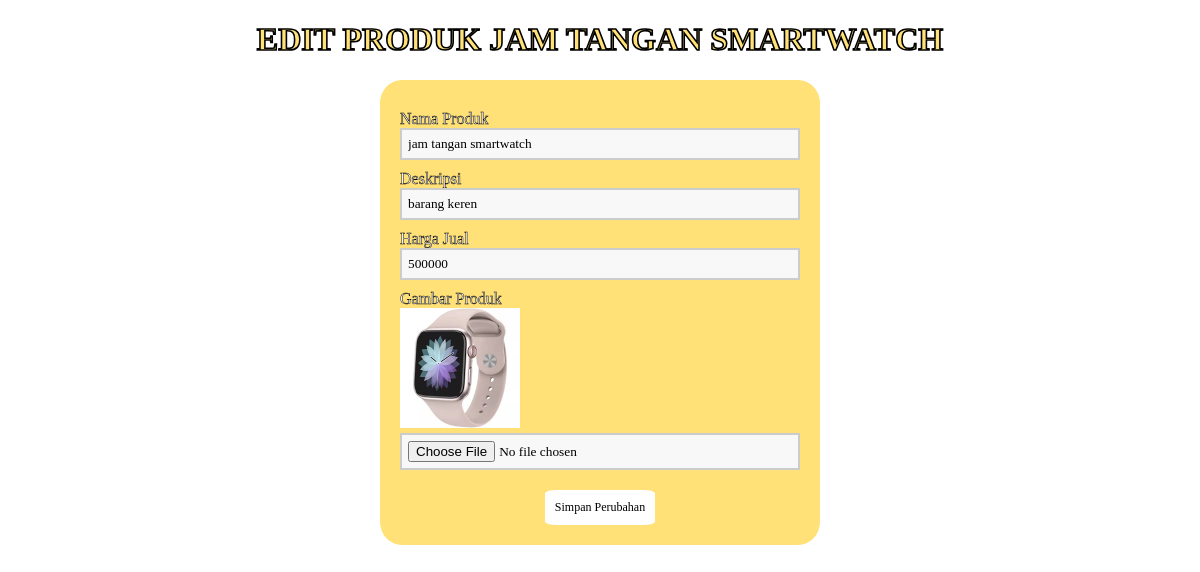
Screenshot of /edit_produk.php?id_produk=9 with the database file from the repository.
### tables this page shows
CREATE TABLE `tabel_produk` (
  `id_produk` int(11) NOT NULL,
  `nama_produk` varchar(255) NOT NULL,
  `deskripsi` text NOT NULL,
  `harga_jual` int(11) NOT NULL,
  `gambar_produk` varchar(255) NOT NULL
);

### edit_produk.php (the view, shortened to what this page needs)
<?php
include 'koneksi.php';
  if (isset($_GET['id_produk'])) {
    $id_produk = ($_GET["id_produk"]);
    $query = "SELECT * FROM tabel_produk WHERE id_produk='$id_produk'";
    $result = mysqli_query($koneksi, $query);
    $data = mysqli_fetch_assoc($result);
  } else {
    echo "<script>alert('Masukkan data id_produk.');window.location='index.php';</script>";
  }
  ?>
<!DOCTYPE html>
<html>
  <head>
  </head>
  <body>
      <center>
        <h1>EDIT PRODUK <?php echo $data['nama_produk']; ?></h1>
      <center>
      <form method="POST" action="proses_edit.php" enctype="multipart/form-data" >
      <section class="base">
        <div>
          <label>Nama Produk</label>
          <input type="text" name="nama_produk" value="<?php echo $data['nama_produk']; ?>" autofocus="" required="" />
        </div>
        <div>
          <label>Deskripsi</label>
         <input type="text" name="deskripsi" value="<?php echo $data['deskripsi']; ?>" />
        </div>
        <div>
          <label>Harga Jual</label>
         <input type="text" name="harga_jual" required="" value="<?php echo $data['harga_jual']; ?>"/>
        </div>
        <div>
          <label>Gambar Produk</label>
          <img src="image/<?php echo $data['gambar_produk']; ?>" style="width: 120px;float: left;margin-bottom: 5px;">
          <input type="file" name="gambar_produk" />
        </div>
        <div>
         <button type="submit">Simpan Perubahan</button>
        </div>
        </section>
      </form>
  </body>
</html>

### edit_produk.php (style rules this page uses)
* { font-family: "Trebuchet MS"; }
h1 { text-transform: uppercase; color: #ffe177; font-weight: bolder; -webkit-text-stroke: 0.05em #000; }
button { background-color: #fff; color: #000; padding: 10px; text-decoration: none; font-size: 12px; border: 0px; margin-top: 20px; border-radius: 10%; }
label { color: white; margin-top: 10px; float: left; text-align: left; width: 100%; -webkit-text-stroke: 0.03em #000; }
input { padding: 6px; width: 100%; box-sizing: border-box; background: #f8f8f8; border: 2px solid #ccc; outline-color: #000; }
div { width: 100%; height: auto; }
.base { width: 400px; height: auto; padding: 20px; margin-left: auto; margin-right: auto; background: #ffe177; border-radius: 5%; }

### rows the page displays
tabel_produk: nama_produk "JAM TANGAN SMARTWATCH", nama_produk "jam tangan smartwatch", deskripsi "barang keren", harga_jual "500000", gambar_produk (picture)
